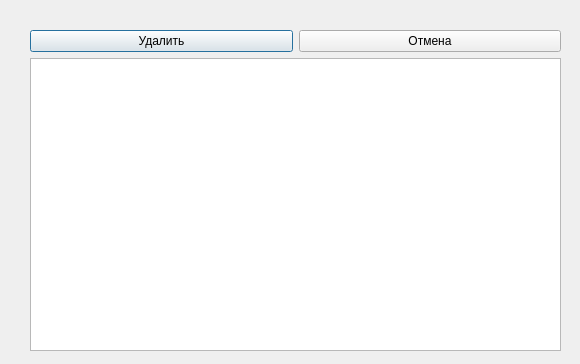
<?xml version="1.0" encoding="UTF-8"?>
<ui version="4.0">
 <class>Dialog</class>
 <widget class="QDialog" name="Dialog">
  <property name="geometry">
   <rect>
    <x>0</x>
    <y>0</y>
    <width>580</width>
    <height>364</height>
   </rect>
  </property>
  <property name="windowTitle">
   <string>Dialog</string>
  </property>
  <widget class="QWidget" name="verticalLayoutWidget">
   <property name="geometry">
    <rect>
     <x>30</x>
     <y>10</y>
     <width>531</width>
     <height>341</height>
    </rect>
   </property>
   <layout class="QVBoxLayout" name="verticalLayout">
    <item>
     <widget class="QLabel" name="err_label">
      <property name="text">
       <string/>
      </property>
     </widget>
    </item>
    <item>
     <layout class="QHBoxLayout" name="horizontalLayout">
      <item>
       <widget class="QPushButton" name="delbt">
        <property name="text">
         <string>Удалить</string>
        </property>
       </widget>
      </item>
      <item>
       <widget class="QPushButton" name="close_bt">
        <property name="text">
         <string>Отмена</string>
        </property>
       </widget>
      </item>
     </layout>
    </item>
    <item>
     <widget class="QTableWidget" name="table"/>
    </item>
   </layout>
  </widget>
 </widget>
 <resources/>
 <connections/>
</ui>
